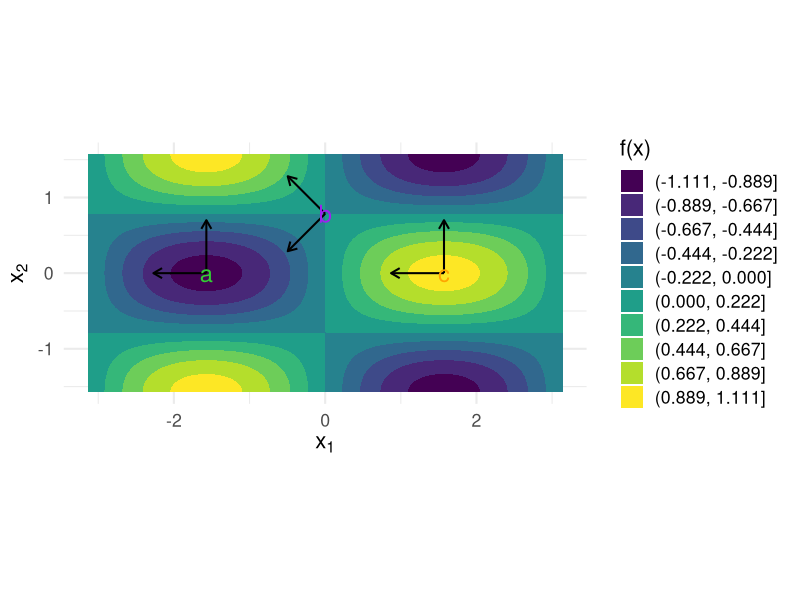
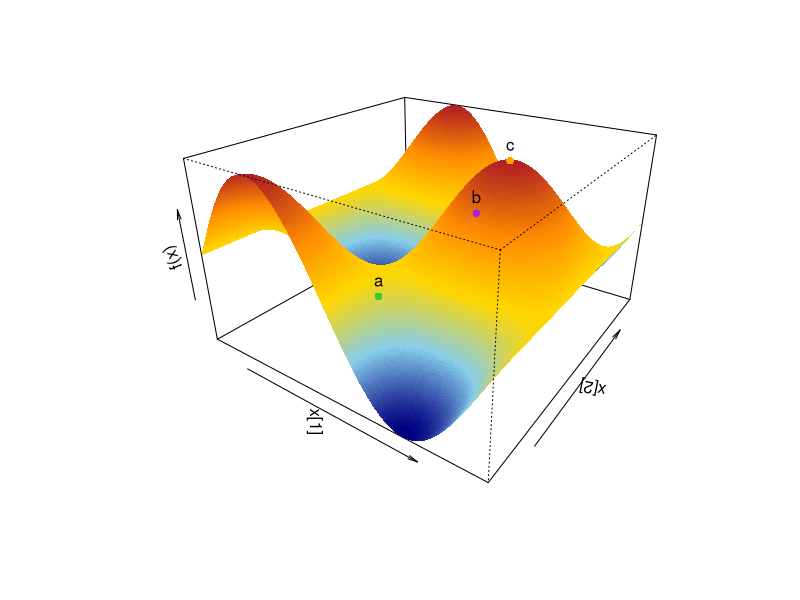

The R source for these figures, in order:
# Used in: ../01-diff.tex
#
# Create a 3D surface plot and a contour plot for a bivariate function whose
# Hessian highlights positive, negative, and mixed curvature.

set.seed(1L)

library(data.table)
library(ggplot2)
library(grid)

dir.create("../figure", recursive = TRUE, showWarnings = FALSE)

objective = function(x1, x2) {
  sin(x1) * cos(2 * x2)
}

hessian_matrix = function(x1, x2) {
  matrix(
    c(
      -sin(x1) * cos(2 * x2), -2 * cos(x1) * sin(2 * x2),
      -2 * cos(x1) * sin(2 * x2), -4 * sin(x1) * cos(2 * x2)
    ),
    nrow = 2L,
    byrow = TRUE
  )
}

build_surface_colors = function(z_matrix, n_colors) {
  n_rows = nrow(z_matrix)
  n_cols = ncol(z_matrix)
  z_facet = z_matrix[-1, -1] + z_matrix[-1, -n_cols] +
    z_matrix[-n_rows, -1] + z_matrix[-n_rows, -n_cols]
  palette = colorRampPalette(c("navy", "skyblue", "gold", "darkorange", "firebrick"))(n_colors)

  palette[cut(z_facet, n_colors)]
}

build_eigenvector_segments = function(label, x1, x2, scale = 0.7) {
  eigen_decomposition = eigen(hessian_matrix(x1, x2))

  rbindlist(list(
    data.table(
      label = label,
      x = x1,
      y = x2,
      xend = x1 + scale * eigen_decomposition$vectors[1, 1],
      yend = x2 + scale * eigen_decomposition$vectors[2, 1]
    ),
    data.table(
      label = label,
      x = x1,
      y = x2,
      xend = x1 + scale * eigen_decomposition$vectors[1, 2],
      yend = x2 + scale * eigen_decomposition$vectors[2, 2]
    )
  ))
}

point_data = data.table(
  label = c("a", "b", "c"),
  x1 = c(-pi / 2, 0, pi / 2),
  x2 = c(0, pi / 4, 0),
  colour = c("limegreen", "purple", "orange")
)

arrow_data = rbindlist(lapply(
  seq_len(nrow(point_data)),
  function(i) build_eigenvector_segments(point_data[["label"]][i], point_data[["x1"]][i], point_data[["x2"]][i])
))

x1_grid = seq(-pi, pi, length.out = 200L)
x2_grid = seq(-pi / 2, pi / 2, length.out = 200L)
contour_data = CJ(x1 = x1_grid, x2 = x2_grid)
contour_data[, z := objective(x1, x2)]

hessian_contour_plot = ggplot(contour_data, aes(x = x1, y = x2, z = z)) +
  geom_contour_filled(bins = 10) +
  geom_segment(
    data = arrow_data,
    aes(x = x, y = y, xend = xend, yend = yend),
    inherit.aes = FALSE,
    arrow = arrow(length = unit(0.1, "inches")),
    linewidth = 0.7,
    colour = "black"
  ) +
  geom_text(
    data = point_data,
    aes(x = x1, y = x2, label = label, colour = colour),
    inherit.aes = FALSE,
    size = 6,
    show.legend = FALSE
  ) +
  scale_colour_identity() +
  labs(x = expression(x[1]), y = expression(x[2]), fill = "f(x)") +
  coord_fixed() +
  theme_minimal(base_size = 16)

z_surface = outer(x1_grid, x2_grid, objective)
surface_colors = build_surface_colors(z_surface, n_colors = 100L)
point_data[, z := objective(x1, x2)]

ggsave("../figure/hessian_contour.png", hessian_contour_plot, width = 6.5, height = 5)

png("../figure/hessian_3d.png", width = 900, height = 650)
perspective = persp(
  x1_grid,
  x2_grid,
  z_surface,
  col = surface_colors,
  theta = 35,
  phi = 25,
  expand = 0.6,
  border = NA,
  xlab = expression(x[1]),
  ylab = expression(x[2]),
  zlab = expression(f(x))
)

projected_points = trans3d(point_data[["x1"]], point_data[["x2"]], point_data[["z"]], pmat = perspective)
points(projected_points, pch = 16, col = c("limegreen", "purple", "orange"))
text(projected_points, labels = point_data[["label"]], pos = 3)

dev.off()
